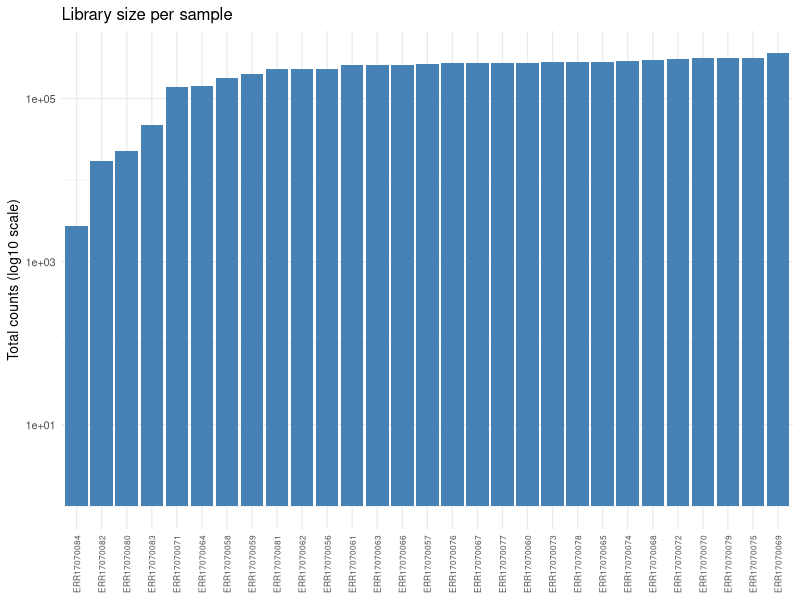
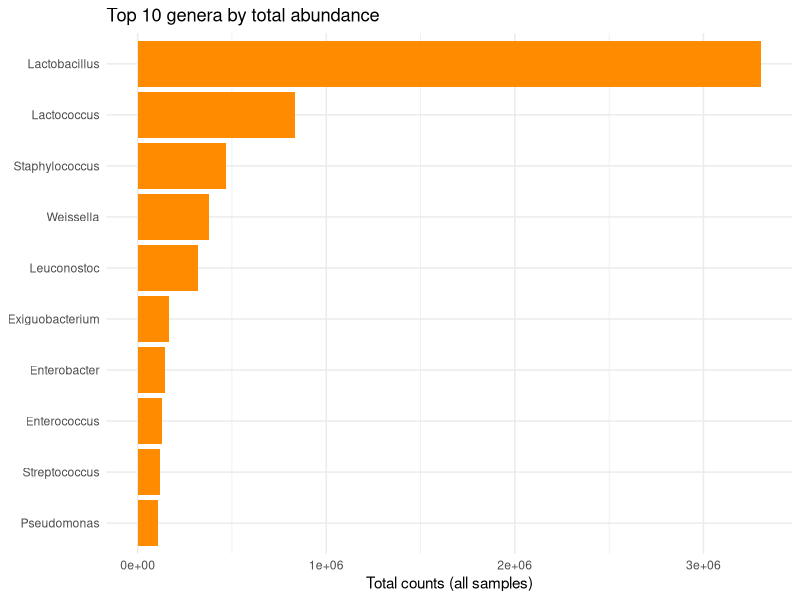
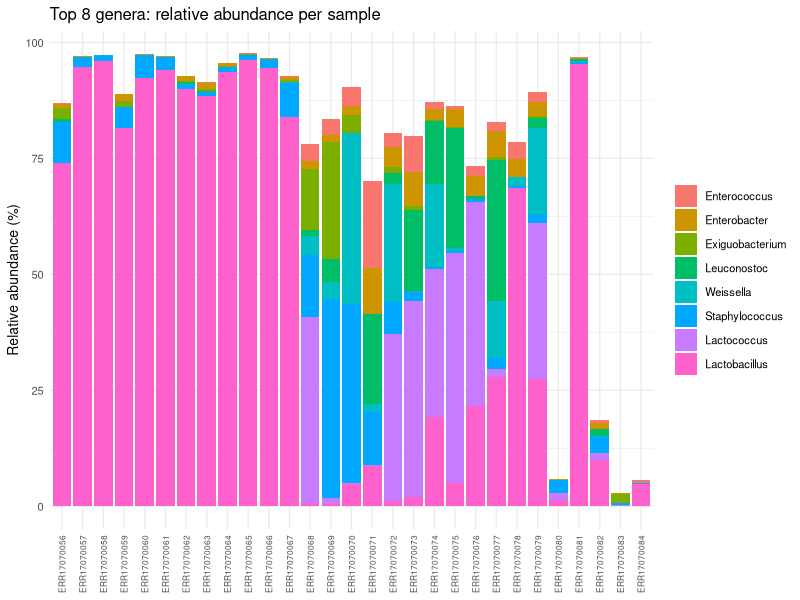

These figures' R source, in order:
## ---- chunk 1
knitr::opts_chunk$set(
  message = FALSE,   # hide package/startup messages
  warning = FALSE,
  fig.width = 10,    # default plot size (inches)
  fig.height = 4.5
)
library(tidyverse)
## ---- chunk 2
counts <- read_tsv("table.tsv") |>
  rename(Taxon = `#Taxon`)

cat("Table dimensions:", nrow(counts), "taxa x", ncol(counts) - 1, "samples\n")
counts |> slice(1:5, 1:5)
## ---- chunk 3
tidy_counts <- counts |>
  pivot_longer(
    cols = -Taxon,
    names_to = "Sample",
    values_to = "Count"
  )

tidy_counts
## ---- chunk 4
tidy_counts <- tidy_counts |>
  mutate(
    Phylum = str_extract(Taxon, "p__[^,]+") |> str_remove("p__") |>
      replace_na("unclassified"),
    Genus  = str_extract(Taxon, "g__[^,]+") |> str_remove("g__") |>
      replace_na("unclassified")
  )

tidy_counts
## ---- chunk 5
library_sizes <- tidy_counts |>
  summarise(Total = sum(Count), .by = Sample) |>
  arrange(desc(Total))

library_sizes
## ---- chunk 6
by_phylum <- tidy_counts |>
  summarise(Total = sum(Count), .by = Phylum) |>
  arrange(desc(Total)) |>
  mutate(Percent = round(100 * Total / sum(Total), 2))

by_phylum
## ---- chunk 7
top_genera <- tidy_counts |>
  summarise(Total = sum(Count), .by = Genus) |>
  arrange(desc(Total)) |>
  slice_head(n = 10)

top_genera
## ---- chunk 8
ggplot(library_sizes, aes(x = reorder(Sample, Total), y = Total)) +
  geom_col(fill = "steelblue") +
  scale_y_log10() +
  labs(
    title = "Library size per sample",
    x = NULL,
    y = "Total counts (log10 scale)"
  ) +
  theme_minimal(base_size = 10) +
  theme(axis.text.x = element_text(angle = 90, vjust = 0.5, size = 6))
## ---- chunk 9
ggplot(top_genera, aes(x = reorder(Genus, Total), y = Total)) +
  geom_col(fill = "darkorange") +
  coord_flip() +
  labs(
    title = "Top 10 genera by total abundance",
    x = NULL,
    y = "Total counts (all samples)"
  ) +
  theme_minimal(base_size = 11)
## ---- chunk 10
top8 <- top_genera$Genus[1:8]

composition <- tidy_counts |>
  mutate(RelAbundance = 100 * Count / sum(Count), .by = Sample) |>
  filter(Genus %in% top8) |>
  # Sort genera in the legend by overall abundance
  mutate(Genus = factor(Genus, levels = rev(top8)))

ggplot(composition, aes(x = Sample, y = RelAbundance, fill = Genus)) +
  geom_col(width = 0.9) +
  labs(
    title = "Top 8 genera: relative abundance per sample",
    x = NULL,
    y = "Relative abundance (%)",
    fill = NULL
  ) +
  theme_minimal(base_size = 10) +
  theme(
    axis.text.x = element_text(angle = 90, vjust = 0.5, size = 6),
    legend.position = "right"
  )
